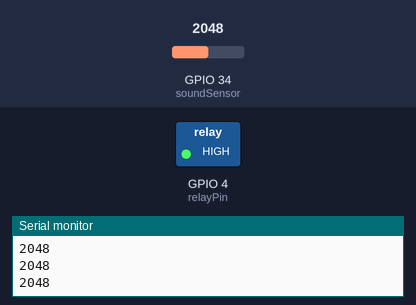
The sketch below on a simulated ESP32. Shown: switched loads named in the sketch (green lamp = pin HIGH), the last lines printed to the serial monitor. Dashed ring = blinking. Inputs (shaded band) come from the test bench; at power-on: GPIO 34 (soundSensor) = 2048.

Above: at 1.3 s.
1.4 s: GPIO 34 (soundSensor) set to 66
4.5 s: GPIO 34 (soundSensor) set to 57
At 4.5 s:
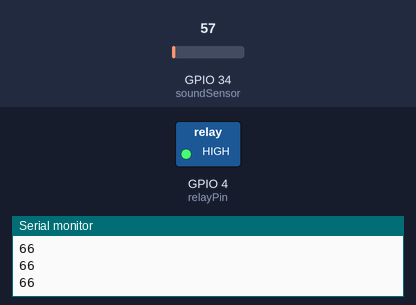
6.0 s: GPIO 34 (soundSensor) set to 491
At 9.0 s:
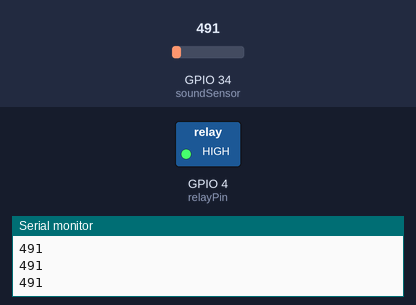
9.1 s: GPIO 34 (soundSensor) set to 0
At 9.9 s:
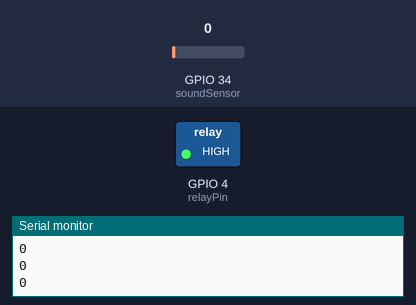
Timing chart, 0 to 11.6 s (numbered marks = the images above; inputs shaded):
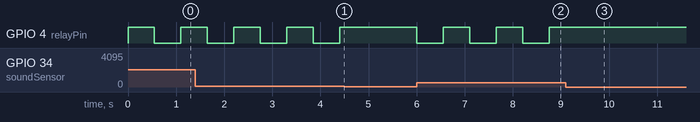

The sketch:

Smart_Lamp_With_Sound_Sensor.ino
```cpp
#define relayPin 4           // Pin relay/lampu
#define soundSensor 34       // Pin sensor suara

bool lampuNyala = false;     // Status awal: lampu mati
const int ambangSuara = 60;

void setup() {
  pinMode(relayPin, OUTPUT);
  digitalWrite(relayPin, LOW);  // Pastikan lampu mati di awal
  Serial.begin(115200);
}

void loop() {
  int nilaiSuara = analogRead(soundSensor);
  Serial.println(nilaiSuara);

  if (nilaiSuara > ambangSuara) {
    // Toggle lampu
    lampuNyala = !lampuNyala;
    digitalWrite(relayPin, lampuNyala ? HIGH : LOW);

    // Tunda sebentar agar tidak mendeteksi suara yang sama berulang
    delay(500);  // 500 ms untuk debounce kasar
  }

  // Tambahan delay kecil agar tidak spam Serial Monitor
  delay(50);
}
```

Measured:
- the behaviour switches between 61 and 60 on GPIO 34 (soundSensor) (found by bisection; images 0 and 1)
- after the input at 4.5 s, GPIO 4 (relayPin): stays HIGH (without the input it goes to LOW after 0.45 s)
- after the input at 6.0 s, GPIO 4 (relayPin): alternates HIGH for 0.55 s and LOW for 0.55 s, starting at once
- after the input at 9.1 s, GPIO 4 (relayPin): stops changing and stays HIGH
- by itself, GPIO 4 (relayPin): alternates HIGH for 0.55 s and LOW for 0.55 s
